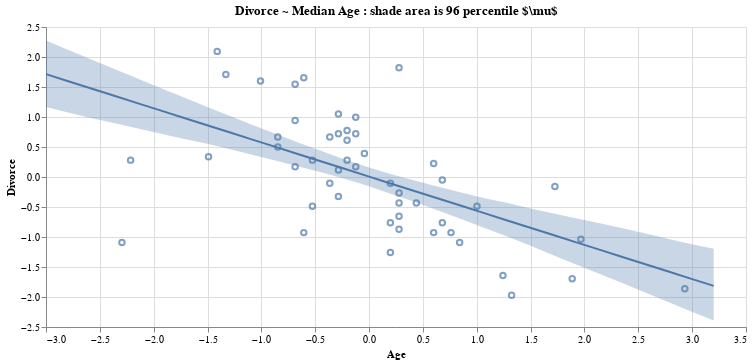

Notebook source saved alongside this figure:
### Code cell
# goal: create chart with sample of mu drawn in (not just shaded)
base = alt.Chart(d)

c_points = base.mark_point().encode(
    y = alt.Y('D:Q', title = 'Divorce'),
    x = alt.X('A:Q', title = 'Age'),
    tooltip = ['Location']
).properties(width=700, title="")

mu_base = alt.Chart(mu_df)

c_line = mu_base.mark_line().encode(
    x = alt.X('idx:Q'),
    y = alt.Y('mu_mean:Q')
)

c_area = mu_base.mark_area(opacity=0.3).encode(
    x = alt.X('idx:Q' ),
    y = 'mu_pi_l:Q',
    y2 = 'mu_pi_h:Q')

(c_line + c_area + c_points).properties(title="Divorce ~ Median Age : shade area is 96 percentile $\mu$")

### Figure 1 — Vega-Lite specification as saved in the notebook (floating-point values rounded to 4 significant figures)
{"config": {"view": {"continuousWidth": 400, "continuousHeight": 300}}, "layer": [{"mark": "line", "encoding": {"x": {"type": "quantitative", "field": "idx"}, "y": {"type": "quantitative", "field": "mu_mean"}}}, {"mark": {"type": "area", "opacity": 0.3}, "encoding": {"x": {"type": "quantitative", "field": "idx"}, "y": {"type": "quantitative", "field": "mu_pi_l"}, "y2": {"field": "mu_pi_h"}}}, {"data": {"name": "data-dbbb4c1fdf3ba2085c6abbbce628d90e"}, "mark": "point", "encoding": {"tooltip": [{"type": "nominal", "field": "Location"}], "x": {"type": "quantitative", "field": "A", "title": "Age"}, "y": {"type": "quantitative", "field": "D", "title": "Divorce"}}, "title": "", "width": 700}], "data": {"name": "data-14d1974963cb3cd68b6dbf682268a0df"}, "title": "Divorce ~ Median Age : shade area is 96 percentile $\\mu$", "$schema": "https://vega.github.io/schema/vega-lite/v4.8.1.json", "datasets": {"data-14d1974963cb3cd68b6dbf682268a0df": [{"mu_pi_l": 1.165, "mu_pi_h": 2.275, "mu_mean": 1.714, "idx": -3.0}, {"mu_pi_l": 1.071, "mu_pi_h": 2.114, "mu_mean": 1.592, "idx": -2.786}, {"mu_pi_l": 0.98, "mu_pi_h": 1.955, "mu_mean": 1.471, "idx": -2.572}, {"mu_pi_l": 0.8972, "mu_pi_h": 1.795, "mu_mean": 1.349, "idx": -2.359}, {"mu_pi_l": 0.8099, "mu_pi_h": 1.639, "mu_mean": 1.227, "idx": -2.145}, {"mu_pi_l": 0.7216, "mu_pi_h": 1.48, "mu_mean": 1.106, "idx": -1.931}, {"mu_pi_l": 0.6316, "mu_pi_h": 1.327, "mu_mean": 0.984, "idx": -1.717}, {"mu_pi_l": 0.5527, "mu_pi_h": 1.169, "mu_mean": 0.8623, "idx": -1.503}, {"mu_pi_l": 0.4628, "mu_pi_h": 1.015, "mu_mean": 0.7406, "idx": -1.29}, {"mu_pi_l": 0.3664, "mu_pi_h": 0.8621, "mu_mean": 0.6189, "idx": -1.076}, {"mu_pi_l": 0.2705, "mu_pi_h": 0.7165, "mu_mean": 0.4972, "idx": -0.8621}, {"mu_pi_l": 0.171, "mu_pi_h": 0.5687, "mu_mean": 0.3756, "idx": -0.6483}, {"mu_pi_l": 0.07388, "mu_pi_h": 0.4273, "mu_mean": 0.2539, "idx": -0.4345}, {"mu_pi_l": -0.0332, "mu_pi_h": 0.2888, "mu_mean": 0.1322, "idx": -0.2207}, {"mu_pi_l": -0.1508, "mu_pi_h": 0.1638, "mu_mean": 0.01047, "idx": -0.006896}, {"mu_pi_l": -0.2824, "mu_pi_h": 0.04753, "mu_mean": -0.1112, "idx": 0.2069}, {"mu_pi_l": -0.412, "mu_pi_h": -0.05649, "mu_mean": -0.2329, "idx": 0.4207}, {"mu_pi_l": -0.554, "mu_pi_h": -0.1592, "mu_mean": -0.3546, "idx": 0.6345}, {"mu_pi_l": -0.6971, "mu_pi_h": -0.2547, "mu_mean": -0.4763, "idx": 0.8483}, {"mu_pi_l": -0.8413, "mu_pi_h": -0.3491, "mu_mean": -0.598, "idx": 1.062}, {"mu_pi_l": -0.9856, "mu_pi_h": -0.4311, "mu_mean": -0.7197, "idx": 1.276}, {"mu_pi_l": -1.139, "mu_pi_h": -0.5192, "mu_mean": -0.8414, "idx": 1.49}, {"mu_pi_l": -1.299, "mu_pi_h": -0.6043, "mu_mean": -0.9631, "idx": 1.703}, {"mu_pi_l": -1.456, "mu_pi_h": -0.6866, "mu_mean": -1.085, "idx": 1.917}, {"mu_pi_l": -1.607, "mu_pi_h": -0.7674, "mu_mean": -1.206, "idx": 2.131}, {"mu_pi_l": -1.763, "mu_pi_h": -0.8514, "mu_mean": -1.328, "idx": 2.345}, {"mu_pi_l": -1.92, "mu_pi_h": -0.9358, "mu_mean": -1.45, "idx": 2.559}, {"mu_pi_l": -2.078, "mu_pi_h": -1.03, "mu_mean": -1.572, "idx": 2.772}, {"mu_pi_l": -2.238, "mu_pi_h": -1.116, "mu_mean": -1.693, "idx": 2.986}, {"mu_pi_l": -2.392, "mu_pi_h": -1.196, "mu_mean": -1.815, "idx": 3.2}], "data-dbbb4c1fdf3ba2085c6abbbce628d90e": [{"Location": "Alabama", "Loc": "AL", "Population": 4.78, "MedianAgeMarriage": 25.3, "Marriage": 20.2, "Marriage SE": 1.27, "Divorce": 12.7, "Divorce SE": 0.79, "WaffleHouses": 128, "South": 1, "Slaves1860": 435080, "Population1860": 964201, "PropSlaves1860": 0.45, "A": -0.6063, "D": 1.654}, {"Location": "Alaska", "Loc": "AK", "Population": 0.71, "MedianAgeMarriage": 25.2, "Marriage": 26.0, "Marriage SE": 2.93, "Divorce": 12.5, "Divorce SE": 2.05, "WaffleHouses": 0, "South": 0, "Slaves1860": 0, "Population1860": 0, "PropSlaves1860": 0.0, "A": -0.6867, "D": 1.544}, {"Location": "Arizona", "Loc": "AZ", "Population": 6.33, "MedianAgeMarriage": 25.8, "Marriage": 20.3, "Marriage SE": 0.98, "Divorce": 10.8, "Divorce SE": 0.74, "WaffleHouses": 18, "South": 0, "Slaves1860": 0, "Population1860": 0, "PropSlaves1860": 0.0, "A": -0.2042, "D": 0.6107}, {"Location": "Arkansas", "Loc": "AR", "Population": 2.92, "MedianAgeMarriage": 24.3, "Marriage": 26.4, "Marriage SE": 1.7, "Divorce": 13.5, "Divorce SE": 1.22, "WaffleHouses": 41, "South": 1, "Slaves1860": 111115, "Population1860": 435450, "PropSlaves1860": 0.26, "A": -1.41, "D": 2.094}, {"Location": "California", "Loc": "CA", "Population": 37.25, "MedianAgeMarriage": 26.8, "Marriage": 19.1, "Marriage SE": 0.39, "Divorce": 8.0, "Divorce SE": 0.24, "WaffleHouses": 0, "South": 0, "Slaves1860": 0, "Population1860": 379994, "PropSlaves1860": 0.0, "A": 0.5999, "D": -0.9271}, {"Location": "Colorado", "Loc": "CO", "Population": 5.03, "MedianAgeMarriage": 25.7, "Marriage": 23.5, "Marriage SE": 1.24, "Divorce": 11.6, "Divorce SE": 0.94, "WaffleHouses": 11, "South": 0, "Slaves1860": 0, "Population1860": 34277, "PropSlaves1860": 0.0, "A": -0.2847, "D": 1.05}, {"Location": "Connecticut", "Loc": "CT", "Population": 3.57, "MedianAgeMarriage": 27.6, "Marriage": 17.1, "Marriage SE": 1.06, "Divorce": 6.7, "Divorce SE": 0.77, "WaffleHouses": 0, "South": 0, "Slaves1860": 0, "Population1860": 460147, "PropSlaves1860": 0.0, "A": 1.243, "D": -1.641}, {"Location": "Delaware", "Loc": "DE", "Population": 0.9, "MedianAgeMarriage": 26.6, "Marriage": 23.1, "Marriage SE": 2.89, "Divorce": 8.9, "Divorce SE": 1.39, "WaffleHouses": 3, "South": 0, "Slaves1860": 1798, "Population1860": 112216, "PropSlaves1860": 0.016, "A": 0.439, "D": -0.4328}, {"Location": "District of Columbia", "Loc": "DC", "Population": 0.6, "MedianAgeMarriage": 29.7, "Marriage": 17.7, "Marriage SE": 2.53, "Divorce": 6.3, "Divorce SE": 1.89, "WaffleHouses": 0, "South": 0, "Slaves1860": 0, "Population1860": 75080, "PropSlaves1860": 0.0, "A": 2.932, "D": -1.861}, {"Location": "Florida", "Loc": "FL", "Population": 18.8, "MedianAgeMarriage": 26.4, "Marriage": 17.0, "Marriage SE": 0.58, "Divorce": 8.5, "Divorce SE": 0.32, "WaffleHouses": 133, "South": 1, "Slaves1860": 61745, "Population1860": 140424, "PropSlaves1860": 0.44, "A": 0.2782, "D": -0.6525}, {"Location": "Georgia", "Loc": "GA", "Population": 9.69, "MedianAgeMarriage": 25.9, "Marriage": 22.1, "Marriage SE": 0.81, "Divorce": 11.5, "Divorce SE": 0.58, "WaffleHouses": 381, "South": 1, "Slaves1860": 462198, "Population1860": 1057286, "PropSlaves1860": 0.44, "A": -0.1238, "D": 0.9952}, {"Location": "Hawaii", "Loc": "HI", "Population": 1.36, "MedianAgeMarriage": 26.9, "Marriage": 24.9, "Marriage SE": 2.54, "Divorce": 8.3, "Divorce SE": 1.27, "WaffleHouses": 0, "South": 0, "Slaves1860": 0, "Population1860": 0, "PropSlaves1860": 0.0, "A": 0.6803, "D": -0.7623}, {"Location": "Idaho", "Loc": "ID", "Population": 1.57, "MedianAgeMarriage": 23.2, "Marriage": 25.8, "Marriage SE": 1.84, "Divorce": 7.7, "Divorce SE": 1.05, "WaffleHouses": 0, "South": 0, "Slaves1860": 0, "Population1860": 0, "PropSlaves1860": 0.0, "A": -2.295, "D": -1.092}, {"Location": "Illinois", "Loc": "IL", "Population": 12.83, "MedianAgeMarriage": 27.0, "Marriage": 17.9, "Marriage SE": 0.58, "Divorce": 8.0, "Divorce SE": 0.45, "WaffleHouses": 2, "South": 0, "Slaves1860": 0, "Population1860": 1711951, "PropSlaves1860": 0.0, "A": 0.7607, "D": -0.9271}, {"Location": "Indiana", "Loc": "IN", "Population": 6.48, "MedianAgeMarriage": 25.7, "Marriage": 19.8, "Marriage SE": 0.81, "Divorce": 11.0, "Divorce SE": 0.63, "WaffleHouses": 17, "South": 0, "Slaves1860": 0, "Population1860": 1350428, "PropSlaves1860": 0.0, "A": -0.2847, "D": 0.7206}, {"Location": "Iowa", "Loc": "IA", "Population": 3.05, "MedianAgeMarriage": 25.4, "Marriage": 21.5, "Marriage SE": 1.46, "Divorce": 10.2, "Divorce SE": 0.91, "WaffleHouses": 0, "South": 0, "Slaves1860": 0, "Population1860": 674913, "PropSlaves1860": 0.0, "A": -0.5259, "D": 0.2812}, {"Location": "Kansas", "Loc": "KS", "Population": 2.85, "MedianAgeMarriage": 25.0, "Marriage": 22.1, "Marriage SE": 1.48, "Divorce": 10.6, "Divorce SE": 1.09, "WaffleHouses": 6, "South": 0, "Slaves1860": 2, "Population1860": 107206, "PropSlaves1860": 1.9e-05, "A": -0.8475, "D": 0.5009}, {"Location": "Kentucky", "Loc": "KY", "Population": 4.34, "MedianAgeMarriage": 24.8, "Marriage": 22.2, "Marriage SE": 1.11, "Divorce": 12.6, "Divorce SE": 0.75, "WaffleHouses": 64, "South": 1, "Slaves1860": 225483, "Population1860": 1155684, "PropSlaves1860": 0.0, "A": -1.008, "D": 1.599}, {"Location": "Louisiana", "Loc": "LA", "Population": 4.53, "MedianAgeMarriage": 25.9, "Marriage": 20.6, "Marriage SE": 1.19, "Divorce": 11.0, "Divorce SE": 0.89, "WaffleHouses": 66, "South": 1, "Slaves1860": 331726, "Population1860": 708002, "PropSlaves1860": 0.47, "A": -0.1238, "D": 0.7206}, {"Location": "Maine", "Loc": "ME", "Population": 1.33, "MedianAgeMarriage": 26.4, "Marriage": 13.5, "Marriage SE": 1.4, "Divorce": 13.0, "Divorce SE": 1.48, "WaffleHouses": 0, "South": 0, "Slaves1860": 0, "Population1860": 628279, "PropSlaves1860": 0.0, "A": 0.2782, "D": 1.819}, {"Location": "Maryland", "Loc": "MD", "Population": 5.77, "MedianAgeMarriage": 27.3, "Marriage": 18.3, "Marriage SE": 1.02, "Divorce": 8.8, "Divorce SE": 0.69, "WaffleHouses": 11, "South": 0, "Slaves1860": 87189, "Population1860": 687049, "PropSlaves1860": 0.13, "A": 1.002, "D": -0.4877}, {"Location": "Massachusetts", "Loc": "MA", "Population": 6.55, "MedianAgeMarriage": 28.5, "Marriage": 15.8, "Marriage SE": 0.7, "Divorce": 7.8, "Divorce SE": 0.52, "WaffleHouses": 0, "South": 0, "Slaves1860": 0, "Population1860": 1231066, "PropSlaves1860": 0.0, "A": 1.967, "D": -1.037}, {"Location": "Michigan", "Loc": "MI", "Population": 9.88, "MedianAgeMarriage": 26.4, "Marriage": 16.5, "Marriage SE": 0.69, "Divorce": 9.2, "Divorce SE": 0.53, "WaffleHouses": 0, "South": 0, "Slaves1860": 0, "Population1860": 749113, "PropSlaves1860": 0.0, "A": 0.2782, "D": -0.268}, {"Location": "Minnesota", "Loc": "MN", "Population": 5.3, "MedianAgeMarriage": 26.3, "Marriage": 15.3, "Marriage SE": 0.77, "Divorce": 7.4, "Divorce SE": 0.6, "WaffleHouses": 0, "South": 0, "Slaves1860": 0, "Population1860": 172023, "PropSlaves1860": 0.0, "A": 0.1978, "D": -1.257}, {"Location": "Mississippi", "Loc": "MS", "Population": 2.97, "MedianAgeMarriage": 25.8, "Marriage": 19.3, "Marriage SE": 1.54, "Divorce": 11.1, "Divorce SE": 1.01, "WaffleHouses": 72, "South": 1, "Slaves1860": 436631, "Population1860": 791305, "PropSlaves1860": 0.55, "A": -0.2042, "D": 0.7755}, {"Location": "Missouri", "Loc": "MO", "Population": 5.99, "MedianAgeMarriage": 25.6, "Marriage": 18.6, "Marriage SE": 0.81, "Divorce": 9.5, "Divorce SE": 0.67, "WaffleHouses": 39, "South": 1, "Slaves1860": 114931, "Population1860": 1182012, "PropSlaves1860": 0.097, "A": -0.3651, "D": -0.1033}, {"Location": "Montana", "Loc": "MT", "Population": 0.99, "MedianAgeMarriage": 25.7, "Marriage": 18.5, "Marriage SE": 2.31, "Divorce": 9.1, "Divorce SE": 1.71, "WaffleHouses": 0, "South": 0, "Slaves1860": 0, "Population1860": 0, "PropSlaves1860": 0.0, "A": -0.2847, "D": -0.3229}, {"Location": "Nebraska", "Loc": "NE", "Population": 1.83, "MedianAgeMarriage": 25.4, "Marriage": 19.6, "Marriage SE": 1.44, "Divorce": 8.8, "Divorce SE": 0.94, "WaffleHouses": 0, "South": 0, "Slaves1860": 15, "Population1860": 28841, "PropSlaves1860": 0.00052, "A": -0.5259, "D": -0.4877}, {"Location": "New Hampshire", "Loc": "NH", "Population": 1.32, "MedianAgeMarriage": 26.8, "Marriage": 16.7, "Marriage SE": 1.76, "Divorce": 10.1, "Divorce SE": 1.61, "WaffleHouses": 0, "South": 0, "Slaves1860": 0, "Population1860": 326073, "PropSlaves1860": 0.0, "A": 0.5999, "D": 0.2263}, {"Location": "New Jersey", "Loc": "NJ", "Population": 8.79, "MedianAgeMarriage": 27.7, "Marriage": 14.8, "Marriage SE": 0.59, "Divorce": 6.1, "Divorce SE": 0.46, "WaffleHouses": 0, "South": 0, "Slaves1860": 18, "Population1860": 672035, "PropSlaves1860": 2.7e-05, "A": 1.324, "D": -1.971}, {"Location": "New Mexico", "Loc": "NM", "Population": 2.06, "MedianAgeMarriage": 25.8, "Marriage": 20.4, "Marriage SE": 1.9, "Divorce": 10.2, "Divorce SE": 1.11, "WaffleHouses": 2, "South": 0, "Slaves1860": 0, "Population1860": 93516, "PropSlaves1860": 0.0, "A": -0.2042, "D": 0.2812}, {"Location": "New York", "Loc": "NY", "Population": 19.38, "MedianAgeMarriage": 28.4, "Marriage": 16.8, "Marriage SE": 0.47, "Divorce": 6.6, "Divorce SE": 0.31, "WaffleHouses": 0, "South": 0, "Slaves1860": 0, "Population1860": 3880735, "PropSlaves1860": 0.0, "A": 1.886, "D": -1.696}, {"Location": "North Carolina", "Loc": "NC", "Population": 9.54, "MedianAgeMarriage": 25.7, "Marriage": 20.4, "Marriage SE": 0.98, "Divorce": 9.9, "Divorce SE": 0.48, "WaffleHouses": 142, "South": 1, "Slaves1860": 331059, "Population1860": 992622, "PropSlaves1860": 0.33, "A": -0.2847, "D": 0.1164}, {"Location": "North Dakota", "Loc": "ND", "Population": 0.67, "MedianAgeMarriage": 25.3, "Marriage": 26.7, "Marriage SE": 2.93, "Divorce": 8.0, "Divorce SE": 1.44, "WaffleHouses": 0, "South": 0, "Slaves1860": 0, "Population1860": 0, "PropSlaves1860": 0.0, "A": -0.6063, "D": -0.9271}, {"Location": "Ohio", "Loc": "OH", "Population": 11.54, "MedianAgeMarriage": 26.3, "Marriage": 16.9, "Marriage SE": 0.61, "Divorce": 9.5, "Divorce SE": 0.45, "WaffleHouses": 64, "South": 0, "Slaves1860": 0, "Population1860": 2339511, "PropSlaves1860": 0.0, "A": 0.1978, "D": -0.1033}, {"Location": "Oklahoma", "Loc": "OK", "Population": 3.75, "MedianAgeMarriage": 24.4, "Marriage": 23.8, "Marriage SE": 1.29, "Divorce": 12.8, "Divorce SE": 1.01, "WaffleHouses": 16, "South": 0, "Slaves1860": 0, "Population1860": 0, "PropSlaves1860": 0.0, "A": -1.33, "D": 1.709}, {"Location": "Oregon", "Loc": "OR", "Population": 3.83, "MedianAgeMarriage": 26.0, "Marriage": 18.9, "Marriage SE": 1.1, "Divorce": 10.4, "Divorce SE": 0.8, "WaffleHouses": 0, "South": 0, "Slaves1860": 0, "Population1860": 52465, "PropSlaves1860": 0.0, "A": -0.04342, "D": 0.391}, {"Location": "Pennsylvania", "Loc": "PA", "Population": 12.7, "MedianAgeMarriage": 27.1, "Marriage": 15.5, "Marriage SE": 0.48, "Divorce": 7.7, "Divorce SE": 0.43, "WaffleHouses": 11, "South": 0, "Slaves1860": 0, "Population1860": 2906215, "PropSlaves1860": 0.0, "A": 0.8411, "D": -1.092}, {"Location": "Rhode Island", "Loc": "RI", "Population": 1.05, "MedianAgeMarriage": 28.2, "Marriage": 15.0, "Marriage SE": 2.11, "Divorce": 9.4, "Divorce SE": 1.79, "WaffleHouses": 0, "South": 0, "Slaves1860": 0, "Population1860": 174620, "PropSlaves1860": 0.0, "A": 1.726, "D": -0.1582}, {"Location": "South Carolina", "Loc": "SC", "Population": 4.63, "MedianAgeMarriage": 26.4, "Marriage": 18.1, "Marriage SE": 1.18, "Divorce": 8.1, "Divorce SE": 0.7, "WaffleHouses": 144, "South": 1, "Slaves1860": 402406, "Population1860": 703708, "PropSlaves1860": 0.57, "A": 0.2782, "D": -0.8721}, {"Location": "South Dakota", "Loc": "SD", "Population": 0.81, "MedianAgeMarriage": 25.6, "Marriage": 20.1, "Marriage SE": 2.64, "Divorce": 10.9, "Divorce SE": 2.5, "WaffleHouses": 0, "South": 0, "Slaves1860": 0, "Population1860": 4837, "PropSlaves1860": 0.0, "A": -0.3651, "D": 0.6656}, {"Location": "Tennessee", "Loc": "TN", "Population": 6.35, "MedianAgeMarriage": 25.2, "Marriage": 19.4, "Marriage SE": 0.85, "Divorce": 11.4, "Divorce SE": 0.75, "WaffleHouses": 103, "South": 1, "Slaves1860": 275719, "Population1860": 1109801, "PropSlaves1860": 0.2, "A": -0.6867, "D": 0.9402}, {"Location": "Texas", "Loc": "TX", "Population": 25.15, "MedianAgeMarriage": 25.2, "Marriage": 21.5, "Marriage SE": 0.61, "Divorce": 10.0, "Divorce SE": 0.35, "WaffleHouses": 99, "South": 1, "Slaves1860": 182566, "Population1860": 604215, "PropSlaves1860": 0.3, "A": -0.6867, "D": 0.1714}, {"Location": "Utah", "Loc": "UT", "Population": 2.76, "MedianAgeMarriage": 23.3, "Marriage": 29.6, "Marriage SE": 1.77, "Divorce": 10.2, "Divorce SE": 0.93, "WaffleHouses": 0, "South": 0, "Slaves1860": 0, "Population1860": 40273, "PropSlaves1860": 0.0, "A": -2.214, "D": 0.2812}, {"Location": "Vermont", "Loc": "VT", "Population": 0.63, "MedianAgeMarriage": 26.9, "Marriage": 16.4, "Marriage SE": 2.4, "Divorce": 9.6, "Divorce SE": 1.87, "WaffleHouses": 0, "South": 0, "Slaves1860": 0, "Population1860": 315098, "PropSlaves1860": 0.0, "A": 0.6803, "D": -0.04833}, {"Location": "Virginia", "Loc": "VA", "Population": 8.0, "MedianAgeMarriage": 26.4, "Marriage": 20.5, "Marriage SE": 0.83, "Divorce": 8.9, "Divorce SE": 0.52, "WaffleHouses": 40, "South": 1, "Slaves1860": 490865, "Population1860": 1219630, "PropSlaves1860": 0.4, "A": 0.2782, "D": -0.4328}, {"Location": "Washington", "Loc": "WA", "Population": 6.72, "MedianAgeMarriage": 25.9, "Marriage": 21.4, "Marriage SE": 1.0, "Divorce": 10.0, "Divorce SE": 0.65, "WaffleHouses": 0, "South": 0, "Slaves1860": 0, "Population1860": 11594, "PropSlaves1860": 0.0, "A": -0.1238, "D": 0.1714}, {"Location": "West Virginia", "Loc": "WV", "Population": 1.85, "MedianAgeMarriage": 25.0, "Marriage": 22.2, "Marriage SE": 1.69, "Divorce": 10.9, "Divorce SE": 1.34, "WaffleHouses": 4, "South": 1, "Slaves1860": 18371, "Population1860": 376688, "PropSlaves1860": 0.049, "A": -0.8475, "D": 0.6656}, {"Location": "Wisconsin", "Loc": "WI", "Population": 5.69, "MedianAgeMarriage": 26.3, "Marriage": 17.2, "Marriage SE": 0.79, "Divorce": 8.3, "Divorce SE": 0.57, "WaffleHouses": 0, "South": 0, "Slaves1860": 0, "Population1860": 775881, "PropSlaves1860": 0.0, "A": 0.1978, "D": -0.7623}, {"Location": "Wyoming", "Loc": "WY", "Population": 0.56, "MedianAgeMarriage": 24.2, "Marriage": 30.7, "Marriage SE": 3.92, "Divorce": 10.3, "Divorce SE": 1.9, "WaffleHouses": 0, "South": 0, "Slaves1860": 0, "Population1860": 0, "PropSlaves1860": 0.0, "A": -1.491, "D": 0.3361}]}}
